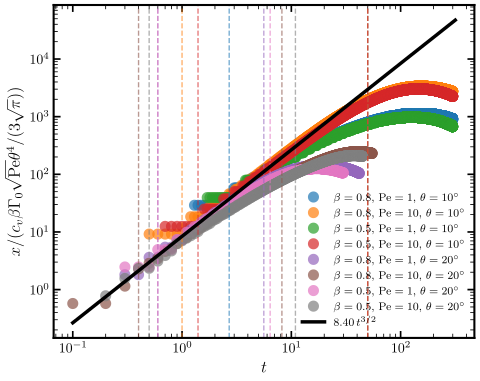

Python code for this plot:
#!/usr/bin/env python3
"""
fit_prefactor.py - Fit the prefactor A for x_f = A * (t - t_0)^(3/2) scaling.

Automatically detects the valid scaling regime by computing local slopes
in log-log space and finding regions where slope ≈ 1.5. Uses case-dependent
t_0 (minimum of valid t range for each dataset) to shift the time origin.
"""

import numpy as np
import pandas as pd
import matplotlib.pyplot as plt
from pathlib import Path
from scipy import stats

# =============================================================================
# Publication-quality plot settings (LaTeX fonts, thick spines)
# =============================================================================
plt.rcParams.update({
    'text.usetex': True,
    'font.family': 'serif',
    'font.serif': ['Computer Modern Roman'],
    'font.size': 10,
    'axes.labelsize': 12,
    'axes.titlesize': 12,
    'legend.fontsize': 9,
    'xtick.labelsize': 10,
    'ytick.labelsize': 10,
    'axes.linewidth': 1.5,
    'xtick.major.width': 1.2,
    'ytick.major.width': 1.2,
    'xtick.major.size': 5,
    'ytick.major.size': 5,
    'xtick.minor.size': 3,
    'ytick.minor.size': 3,
    'xtick.direction': 'in',
    'ytick.direction': 'in',
    'xtick.top': True,
    'ytick.right': True,
    'legend.frameon': False,
    'figure.dpi': 150,
    'savefig.dpi': 300,
    'savefig.bbox': 'tight',
    'savefig.pad_inches': 0.05,
})


def compute_local_slope(t, y, window=5):
    """
    Compute local logarithmic slope d[log(y)]/d[log(t)] using rolling window.

    Parameters
    ----------
    t : array-like
        Time values (must be positive)
    y : array-like
        Data values (must be positive)
    window : int
        Window size for rolling linear regression

    Returns
    -------
    slopes : ndarray
        Local slopes at each point (NaN at edges)
    """
    log_t = np.log(t)
    log_y = np.log(y)
    n = len(t)
    slopes = np.full(n, np.nan)

    half_w = window // 2
    for i in range(half_w, n - half_w):
        idx = slice(i - half_w, i + half_w + 1)
        # Linear regression: log(y) = slope * log(t) + intercept
        slope, _, _, _, _ = stats.linregress(log_t[idx], log_y[idx])
        slopes[i] = slope

    return slopes


def find_valid_indices(slopes, target=1.5, tol=0.5, min_points=10):
    """
    Find indices where slope is within tolerance of target.

    Parameters
    ----------
    slopes : array-like
        Local slope values
    target : float
        Target slope (default 1.5 for t^(3/2))
    tol : float
        Tolerance for valid slope
    min_points : int
        Minimum number of valid points required

    Returns
    -------
    valid_mask : ndarray
        Boolean mask for valid indices
    """
    valid = np.abs(slopes - target) < tol
    valid[np.isnan(slopes)] = False

    # Only keep if we have enough points
    if np.sum(valid) < min_points:
        return np.zeros_like(valid, dtype=bool)

    return valid


# =============================================================================
# Data loading (from XvsT.py)
# =============================================================================
data_dir = Path(__file__).parent / 'h_f_vals'

# Load all 8 datasets
min_x = []
for k in range(1, 9):
    file_path = data_dir / f'min_h_values_{k}.txt'
    df = pd.read_csv(file_path, delimiter='\t')
    min_x.append(df['Min_x'].values)

# =============================================================================
# Parameters (from XvsT.py)
# =============================================================================
# Time arrays
t1 = np.linspace(0, 1000, 10001)  # For datasets 1-4 (theta = 10 deg)
t2 = np.linspace(0, 250, 2501)    # For datasets 5-8 (theta = 20 deg)

# Physical parameters for each dataset
beta = np.array([0.8, 0.8, 0.5, 0.5, 0.8, 0.8, 0.5, 0.5])
Pe = np.array([1, 10, 1, 10, 1, 10, 1, 10])
theta1 = 10 * np.pi / 180
theta2 = 20 * np.pi / 180
theta = np.array([theta1, theta1, theta1, theta1, theta2, theta2, theta2, theta2])

# Theoretical scaling for compensation
Gamma_0 = 0.8
c_v = 0.272 * (1 - beta * Gamma_0 / 2) * theta**4
x_a = (c_v * beta * Gamma_0 * np.sqrt(Pe))
x_a = x_a / (3 * np.sqrt(np.pi))

# =============================================================================
# Colors (Tableau-10)
# =============================================================================
colors = [
    '#1f77b4',  # blue
    '#ff7f0e',  # orange
    '#2ca02c',  # green
    '#d62728',  # red
    '#9467bd',  # purple
    '#8c564b',  # brown
    '#e377c2',  # pink
    '#7f7f7f',  # gray
]

# =============================================================================
# Plot configuration (from XvsT.py)
# =============================================================================
plot_config = [
    (0, t1, 3000, r'$\beta=0.8$, $\mathrm{Pe}=1$, $\theta=10^\circ$'),
    (1, t1, 3000, r'$\beta=0.8$, $\mathrm{Pe}=10$, $\theta=10^\circ$'),
    (2, t1, 3000, r'$\beta=0.5$, $\mathrm{Pe}=1$, $\theta=10^\circ$'),
    (3, t1, 3000, r'$\beta=0.5$, $\mathrm{Pe}=10$, $\theta=10^\circ$'),
    (4, t2, 420, r'$\beta=0.8$, $\mathrm{Pe}=1$, $\theta=20^\circ$'),
    (5, t2, 550, r'$\beta=0.8$, $\mathrm{Pe}=10$, $\theta=20^\circ$'),
    (6, t2, 300, r'$\beta=0.5$, $\mathrm{Pe}=1$, $\theta=20^\circ$'),
    (7, t2, 450, r'$\beta=0.5$, $\mathrm{Pe}=10$, $\theta=20^\circ$'),
]

# Marker settings
marker_size = 8

# =============================================================================
# Global fit: collect valid points from all datasets
# =============================================================================
print("=" * 60)
print("Fitting prefactor for x_f = A * (t - t_0)^(3/2) scaling")
print("=" * 60)

all_valid_t_shifted = []  # Will store (t - t₀) values
all_valid_xf = []
dataset_t0 = {}  # Store t₀ for each dataset
dataset_t_range = {}  # Store (t_min, t_max) for valid range

for idx, t_arr, end_idx, label in plot_config:
    # Get compensated data
    t_data = t_arr[1:end_idx]
    xf_data = min_x[idx][1:end_idx] / x_a[idx]

    # Filter out any non-positive values
    mask_pos = (t_data > 0) & (xf_data > 0)
    t_data = t_data[mask_pos]
    xf_data = xf_data[mask_pos]

    # Compute local slopes
    slopes = compute_local_slope(t_data, xf_data, window=7)

    # Find valid region (slope ≈ 1.5)
    valid = find_valid_indices(slopes, target=1.5, tol=0.5, min_points=10)

    n_valid = np.sum(valid)
    print(f"\nDataset {idx}: {label}")
    print(f"  Valid points: {n_valid} / {len(t_data)}")

    if n_valid > 0:
        t_valid = t_data[valid]
        xf_valid = xf_data[valid]

        # Case-dependent t₀: minimum of valid t range
        t0 = t_valid.min()
        dataset_t0[idx] = t0
        if t_valid.max() < 50.0:
            temp = t_valid.max()
        else:
            temp = 50.0
        dataset_t_range[idx] = (t_valid.min(), temp)

        mask_tmax = t_valid <= temp
        t_valid = t_valid[mask_tmax]
        xf_valid = xf_valid[mask_tmax]

        print(f"  t_0 = {t0:.2f}")
        print(f"  Valid t range: [{t_valid.min():.2f}, {t_valid.max():.2f}]")
        print(f"  Valid (t-t_0) range: [0.00, {(t_valid.max() - t0):.2f}]")

        # Collect SHIFTED times for global fit
        t_shifted = t_valid - t0
        all_valid_t_shifted.extend(t_shifted)
        all_valid_xf.extend(xf_valid)

# Global fit: log(xf) = log(A) + 1.5 * log(t - t_0)
all_valid_t_shifted = np.array(all_valid_t_shifted)
all_valid_xf = np.array(all_valid_xf)

# Filter out t_shifted = 0 (would give -inf in log)
mask_positive = all_valid_t_shifted > 0
all_valid_t_shifted = all_valid_t_shifted[mask_positive]
all_valid_xf = all_valid_xf[mask_positive]

print(f"\n{'=' * 60}")
print(f"Total valid points for global fit: {len(all_valid_t_shifted)}")

log_t_shifted = np.log(all_valid_t_shifted)
log_xf = np.log(all_valid_xf)

# First: unconstrained fit to check actual slope
slope_free, intercept_free, r_free, _, _ = stats.linregress(log_t_shifted, log_xf)
A_free = np.exp(intercept_free)

print(f"\n--- Unconstrained fit: x = A*(t-t_0)^n ---")
print(f"  Slope n = {slope_free:.4f}  (theory: 1.5)")
print(f"  Prefactor A = {A_free:.4f}")
print(f"  R² = {r_free**2:.6f}")

# Second: constrained fit with slope = 1.5
# log(A) = mean(log_xf - 1.5 * log(t - t_0))
log_A = np.mean(log_xf - 1.5 * log_t_shifted)
A_fitted = np.exp(log_A)

# For constrained fit, compute R² in log-space (more appropriate)
log_xf_predicted = log_A + 1.5 * log_t_shifted
ss_res_log = np.sum((log_xf - log_xf_predicted)**2)
ss_tot_log = np.sum((log_xf - np.mean(log_xf))**2)
r_squared_log = 1 - ss_res_log / ss_tot_log

# Also compute std of residuals in log-space
residuals_log = log_xf - log_xf_predicted
std_residuals = np.std(residuals_log)

print(f"\n--- Constrained fit: x = A*(t-t_0)^(3/2) ---")
print(f"  Prefactor A = {A_fitted:.4f}")
print(f"  R² (log-space) = {r_squared_log:.6f}")
print(f"  Std of log-residuals = {std_residuals:.4f}")
print("=" * 60)

# =============================================================================
# Plot: Compensated x(t)/x_a vs t (with fit lines using t - t_0)
# =============================================================================
fig, ax = plt.subplots(figsize=(5, 4))

for idx, t_arr, end_idx, label in plot_config:
    ax.loglog(
        t_arr[1:end_idx], min_x[idx][1:end_idx] / x_a[idx],
        'o', markersize=marker_size,
        markerfacecolor=colors[idx], markeredgecolor='none',
        alpha=0.7, label=label
    )

# Add valid time window indicators (dashed vertical lines)
for idx in dataset_t_range:
    t_min, t_max = dataset_t_range[idx]
    ax.axvline(t_min, color=colors[idx], linestyle='--', linewidth=1.0, alpha=0.6)
    ax.axvline(t_max, color=colors[idx], linestyle='--', linewidth=1.0, alpha=0.6)

# Single reference line showing the scaling (using representative t_0)
t_ref = np.logspace(-1, 2.5, 400)
ax.loglog(t_ref, A_fitted * t_ref**1.5, 'k-', linewidth=2.5,
          label=rf'${A_fitted:.2f}\,t^{{3/2}}$')

ax.set_xlabel(r'$t$')
ax.set_ylabel(r'$x/(c_v\beta\Gamma_0\sqrt{\mathrm{Pe}}\theta^4/(3\sqrt{\pi}))$')
ax.legend(loc='lower right', fontsize=8)

fig.tight_layout()
output_path = Path(__file__).parent / 'fit_prefactor.pdf'
fig.savefig(output_path)
print(f"\nSaved: {output_path}")

# =============================================================================
# Summary of t_0 values
# =============================================================================
print(f"\n{'=' * 60}")
print("Summary of t_0 values by dataset:")
print("=" * 60)
for idx, t_arr, end_idx, label in plot_config:
    if idx in dataset_t0:
        print(f"  Dataset {idx}: t_0 = {dataset_t0[idx]:.2f}  ({label})")

plt.close('all')
